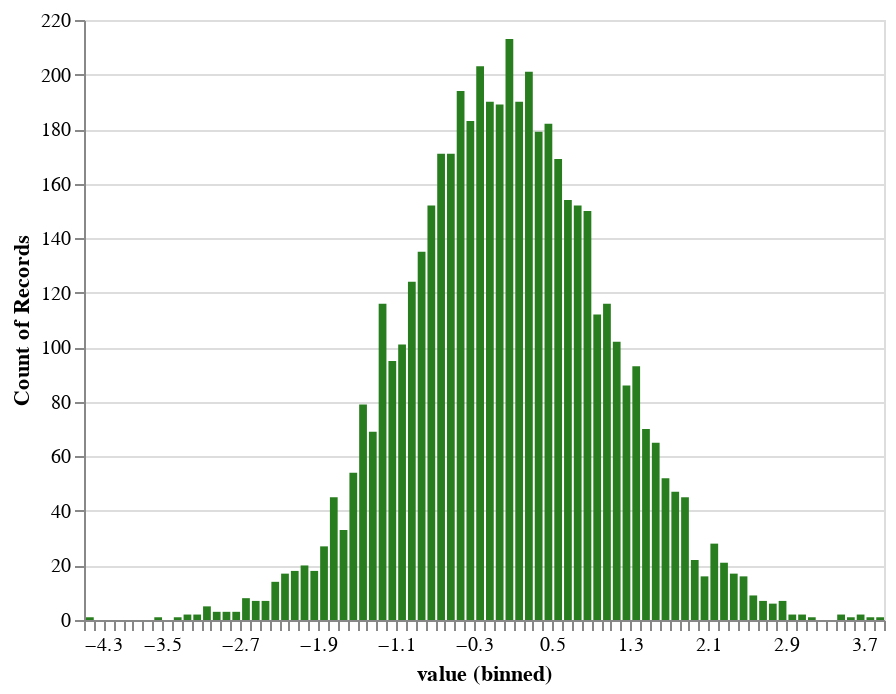

Notebook cell for this chart:
### Code cell
normal=pd.DataFrame({"value":n.rvs(5000)})
alt.Chart(normal).mark_bar().encode(
    alt.X("value",bin=alt.Bin(maxbins=100)),
    y='count()',
    color=alt.value('#287E1E')
)

### Figure 1 — Vega-Lite specification as saved in the notebook (floating-point values rounded to 4 significant figures; data arrays with more than 128 entries replaced by an {"elided": "..."} marker saying what was removed)
{"config": {"view": {"continuousWidth": 400, "continuousHeight": 300}}, "data": {"name": "data-d1ee6b70abcbc02c9d555fc8aef3358b"}, "mark": "bar", "encoding": {"color": {"value": "#287E1E"}, "x": {"bin": {"maxbins": 100}, "field": "value", "type": "quantitative"}, "y": {"aggregate": "count", "type": "quantitative"}}, "$schema": "https://vega.github.io/schema/vega-lite/v4.17.0.json", "datasets": {"data-d1ee6b70abcbc02c9d555fc8aef3358b": {"elided": "5000 records"}}}
